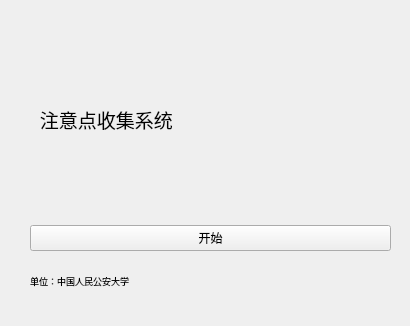
<?xml version="1.0" encoding="UTF-8"?>
<ui version="4.0">
 <class>Form</class>
 <widget class="QWidget" name="Form">
  <property name="geometry">
   <rect>
    <x>0</x>
    <y>0</y>
    <width>410</width>
    <height>326</height>
   </rect>
  </property>
  <property name="sizePolicy">
   <sizepolicy hsizetype="Fixed" vsizetype="Fixed">
    <horstretch>0</horstretch>
    <verstretch>0</verstretch>
   </sizepolicy>
  </property>
  <property name="minimumSize">
   <size>
    <width>410</width>
    <height>326</height>
   </size>
  </property>
  <property name="maximumSize">
   <size>
    <width>410</width>
    <height>326</height>
   </size>
  </property>
  <property name="font">
   <font>
    <family>方正姚体</family>
    <pointsize>22</pointsize>
   </font>
  </property>
  <property name="windowTitle">
   <string>登录Login</string>
  </property>
  <property name="windowIcon">
   <iconset>
    <normaloff>IMAGES/279759ee3d6d55fbb2fb071db568584a20a4462377ff.png</normaloff>IMAGES/279759ee3d6d55fbb2fb071db568584a20a4462377ff.png</iconset>
  </property>
  <widget class="QWidget" name="layoutWidget">
   <property name="geometry">
    <rect>
     <x>30</x>
     <y>40</y>
     <width>361</width>
     <height>211</height>
    </rect>
   </property>
   <layout class="QVBoxLayout" name="verticalLayout">
    <item>
     <widget class="QLabel" name="label_2">
      <property name="font">
       <font>
        <family>仿宋</family>
        <pointsize>14</pointsize>
       </font>
      </property>
      <property name="text">
       <string>  注意点收集系统</string>
      </property>
     </widget>
    </item>
    <item>
     <spacer name="horizontalSpacer">
      <property name="orientation">
       <enum>Qt::Horizontal</enum>
      </property>
      <property name="sizeHint" stdset="0">
       <size>
        <width>20</width>
        <height>20</height>
       </size>
      </property>
     </spacer>
    </item>
    <item>
     <widget class="QPushButton" name="start_button">
      <property name="font">
       <font>
        <family>楷体_GB2312</family>
        <pointsize>9</pointsize>
       </font>
      </property>
      <property name="text">
       <string>开始</string>
      </property>
     </widget>
    </item>
   </layout>
  </widget>
  <widget class="QLabel" name="label_3">
   <property name="geometry">
    <rect>
     <x>30</x>
     <y>270</y>
     <width>351</width>
     <height>21</height>
    </rect>
   </property>
   <property name="sizePolicy">
    <sizepolicy hsizetype="Preferred" vsizetype="Preferred">
     <horstretch>0</horstretch>
     <verstretch>0</verstretch>
    </sizepolicy>
   </property>
   <property name="font">
    <font>
     <family>AcadEref</family>
     <pointsize>7</pointsize>
    </font>
   </property>
   <property name="text">
    <string>单位：中国人民公安大学</string>
   </property>
  </widget>
 </widget>
 <resources/>
 <connections/>
</ui>
